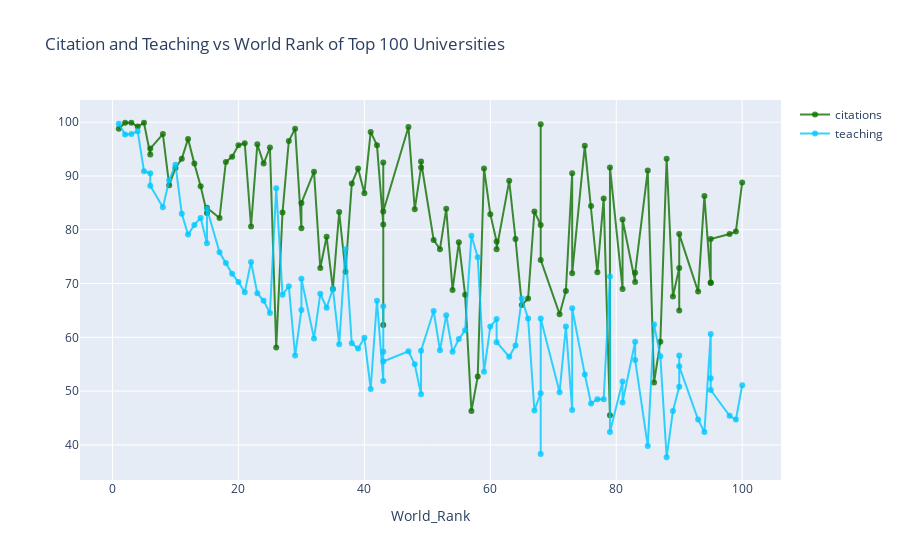

Notebook code for this chart:
### Markdown cell above
# Line Graph
# Citation and Teaching vs World Rank of Top 100 Universities

### Code cell
df= data.iloc[:100, :]

first_trace= go.Scatter(x= df.world_rank,
                        y= df.citations,
                        mode= 'lines+markers',
                        name= 'citations',
                        marker= dict(color= 'rgba(16, 112, 2, 0.8)'),
                        text= df.university_name)

second_trace= go.Scatter(x= df.world_rank,
                        y= df.teaching,
                        mode= 'lines+markers',
                        name= 'teaching',
                        marker= dict(color= 'rgba(0, 200, 255, 0.8)'),
                        text= df.university_name) 

data= [first_trace, second_trace]
layout= dict(title = 'Citation and Teaching vs World Rank of Top 100 Universities', 
             xaxis= dict(title='World_Rank', ticklen= 5, zeroline= False))

fig= dict(data= data, layout= layout)
#fig.show()
iplot(fig)

### Figure 1 — Plotly figure (JSON) as saved in the notebook; plotly's stock layout.template omitted (floating-point values rounded to 4 significant figures)
{"data": [{"name": "citations", "text": ["Harvard University", "California Institute of Technology", "Massachusetts Institute of Technology", "Stanford University", "Princeton University", "University of Cambridge", "University of Oxford", "University of California, Berkeley", "Imperial College London", "Yale University", "University of California, Los Angeles", "University of Chicago", "Johns Hopkins University", "Cornell University", "ETH Zurich – Swiss Federal Institute of Technology Zurich", "University of Michigan", "University of Toronto", "Columbia University", "University of Pennsylvania", "Carnegie Mellon University", "University of Hong Kong", "University College London", "University of Washington", "Duke University", "Northwestern University", "University of Tokyo", "Georgia Institute of Technology", "Pohang University of Science and Technology", "University of California, Santa Barbara", "University of British Columbia", "University of North Carolina at Chapel Hill", "University of California, San Diego", "University of Illinois at Urbana-Champaign", "National University of Singapore", "McGill University", "University of Melbourne", "Peking University", "Washington University in St Louis", "École Polytechnique", "University of Edinburgh", "Hong Kong University of Science and Technology", "École Normale Supérieure", "Australian National University", "Karolinska Institute", "University of Göttingen", "University of Wisconsin", "Rice University", "École Polytechnique Fédérale de Lausanne", "University of California, Irvine", "University of Science and Technology of China", "Vanderbilt University", "University of Minnesota", "Tufts University", "University of California, Davis", "Brown University", "University of Massachusetts", "Kyoto University", "Tsinghua University", "Boston University", "New York University", "Emory University", "LMU Munich", "University of Notre Dame", "University of Pittsburgh", "Case Western Reserve University", "Ohio State University", "University of Colorado Boulder", "University of Bristol", "University of California, Santa Cruz", "Yeshiva University", "University of Sydney", "University of Virginia", "University of Adelaide", "University of Southern California", "William & Mary", "Trinity College Dublin", "King’s College London", "Stony Brook University", "Korea Advanced Institute of Science and Technology (KAIST)", "University of Sussex", "The University of Queensland", "University of York", "Heidelberg University", "University of Utah", "Durham University", "London School of Economics and Political Science", "University of Manchester", "Royal Holloway, University of London", "Lund University", "University of Southampton", "University of Zurich", "Wake Forest University", "McMaster University", "University College Dublin", "George Washington University", "University of Arizona", "University of Basel", "University of Maryland, College Park", "Dartmouth College", "École Normale Supérieure de Lyon"], "y": [98.8, 99.9, 99.9, 99.2, 99.9, 94, 95.1, 97.8, 88.3, 91.5, 93.2, 96.9, 92.3, 88.1, 83.1, 84.1, 82.2, 92.6, 93.6, 95.7, 96.1, 80.6, 95.9, 92.3, 95.3, 58.1, 83.2, 96.5, 98.8, 80.3, 85, 90.8, 72.9, 78.7, 69, 83.3, 72.2, 88.6, 91.4, 86.8, 98.2, 95.7, 81, 62.3, 92.5, 83.4, 99.1, 83.8, 91.6, 92.7, 78.1, 76.4, 83.9, 68.8, 77.7, 67.9, 46.3, 52.7, 91.4, 82.9, 77.8, 76.4, 89.1, 78.3, 66, 67.2, 83.4, 80.9, 99.6, 74.4, 64.3, 68.6, 90.5, 71.9, 95.6, 84.4, 72.1, 85.8, 45.5, 91.6, 69, 81.9, 70.3, 72, 91, 51.6, 59.2, 93.2, 67.6, 72.9, 65, 79.2, 68.5, 86.3, 70.2, 70.1, 78.3, 79.2, 79.7, 88.8], "mode": "lines+markers", "marker": {"color": "rgba(16, 112, 2, 0.8)"}, "x": ["1", "2", "3", "4", "5", "6", "6", "8", "9", "10", "11", "12", "13", "14", "15", "15", "17", "18", "19", "20", "21", "22", "23", "24", "25", "26", "27", "28", "29", "30", "30", "32", "33", "34", "35", "36", "37", "38", "39", "40", "41", "42", "43", "43", "43", "43", "47", "48", "49", "49", "51", "52", "53", "54", "55", "56", "57", "58", "59", "60", "61", "61", "63", "64", "65", "66", "67", "68", "68", "68", "71", "72", "73", "73", "75", "76", "77", "78", "79", "79", "81", "81", "83", "83", "85", "86", "87", "88", "89", "90", "90", "90", "93", "94", "95", "95", "95", "98", "99", "100"], "type": "scatter"}, {"name": "teaching", "text": ["Harvard University", "California Institute of Technology", "Massachusetts Institute of Technology", "Stanford University", "Princeton University", "University of Cambridge", "University of Oxford", "University of California, Berkeley", "Imperial College London", "Yale University", "University of California, Los Angeles", "University of Chicago", "Johns Hopkins University", "Cornell University", "ETH Zurich – Swiss Federal Institute of Technology Zurich", "University of Michigan", "University of Toronto", "Columbia University", "University of Pennsylvania", "Carnegie Mellon University", "University of Hong Kong", "University College London", "University of Washington", "Duke University", "Northwestern University", "University of Tokyo", "Georgia Institute of Technology", "Pohang University of Science and Technology", "University of California, Santa Barbara", "University of British Columbia", "University of North Carolina at Chapel Hill", "University of California, San Diego", "University of Illinois at Urbana-Champaign", "National University of Singapore", "McGill University", "University of Melbourne", "Peking University", "Washington University in St Louis", "École Polytechnique", "University of Edinburgh", "Hong Kong University of Science and Technology", "École Normale Supérieure", "Australian National University", "Karolinska Institute", "University of Göttingen", "University of Wisconsin", "Rice University", "École Polytechnique Fédérale de Lausanne", "University of California, Irvine", "University of Science and Technology of China", "Vanderbilt University", "University of Minnesota", "Tufts University", "University of California, Davis", "Brown University", "University of Massachusetts", "Kyoto University", "Tsinghua University", "Boston University", "New York University", "Emory University", "LMU Munich", "University of Notre Dame", "University of Pittsburgh", "Case Western Reserve University", "Ohio State University", "University of Colorado Boulder", "University of Bristol", "University of California, Santa Cruz", "Yeshiva University", "University of Sydney", "University of Virginia", "University of Adelaide", "University of Southern California", "William & Mary", "Trinity College Dublin", "King’s College London", "Stony Brook University", "Korea Advanced Institute of Science and Technology (KAIST)", "University of Sussex", "The University of Queensland", "University of York", "Heidelberg University", "University of Utah", "Durham University", "London School of Economics and Political Science", "University of Manchester", "Royal Holloway, University of London", "Lund University", "University of Southampton", "University of Zurich", "Wake Forest University", "McMaster University", "University College Dublin", "George Washington University", "University of Arizona", "University of Basel", "University of Maryland, College Park", "Dartmouth College", "École Normale Supérieure de Lyon"], "y": [99.7, 97.7, 97.8, 98.3, 90.9, 90.5, 88.2, 84.2, 89.2, 92.1, 83, 79.1, 80.9, 82.2, 77.5, 83.9, 75.8, 73.8, 71.8, 70.3, 68.4, 74, 68.2, 66.8, 64.5, 87.7, 67.9, 69.5, 56.6, 65.1, 70.9, 59.8, 68.1, 65.5, 69, 58.7, 76.4, 58.9, 57.9, 59.9, 50.4, 66.8, 51.9, 65.8, 57.3, 55.5, 57.4, 55, 49.4, 57.5, 64.9, 57.6, 64.1, 57.3, 59.7, 61.3, 78.9, 74.9, 53.6, 62, 63.4, 59.1, 56.4, 58.5, 67.2, 63.5, 46.4, 49.6, 38.3, 63.5, 49.8, 62, 46.5, 65.4, 53.1, 47.7, 48.5, 48.5, 71.3, 42.4, 51.8, 47.9, 59.2, 55.8, 39.8, 62.4, 56.5, 37.7, 46.3, 50.8, 56.6, 54.6, 44.7, 42.4, 60.6, 52.4, 50.2, 45.4, 44.7, 51.1], "mode": "lines+markers", "marker": {"color": "rgba(0, 200, 255, 0.8)"}, "x": ["1", "2", "3", "4", "5", "6", "6", "8", "9", "10", "11", "12", "13", "14", "15", "15", "17", "18", "19", "20", "21", "22", "23", "24", "25", "26", "27", "28", "29", "30", "30", "32", "33", "34", "35", "36", "37", "38", "39", "40", "41", "42", "43", "43", "43", "43", "47", "48", "49", "49", "51", "52", "53", "54", "55", "56", "57", "58", "59", "60", "61", "61", "63", "64", "65", "66", "67", "68", "68", "68", "71", "72", "73", "73", "75", "76", "77", "78", "79", "79", "81", "81", "83", "83", "85", "86", "87", "88", "89", "90", "90", "90", "93", "94", "95", "95", "95", "98", "99", "100"], "type": "scatter"}], "layout": {"xaxis": {"zeroline": false, "ticklen": 5, "title": {"text": "World_Rank"}}, "title": {"text": "Citation and Teaching vs World Rank of Top 100 Universities"}}}
